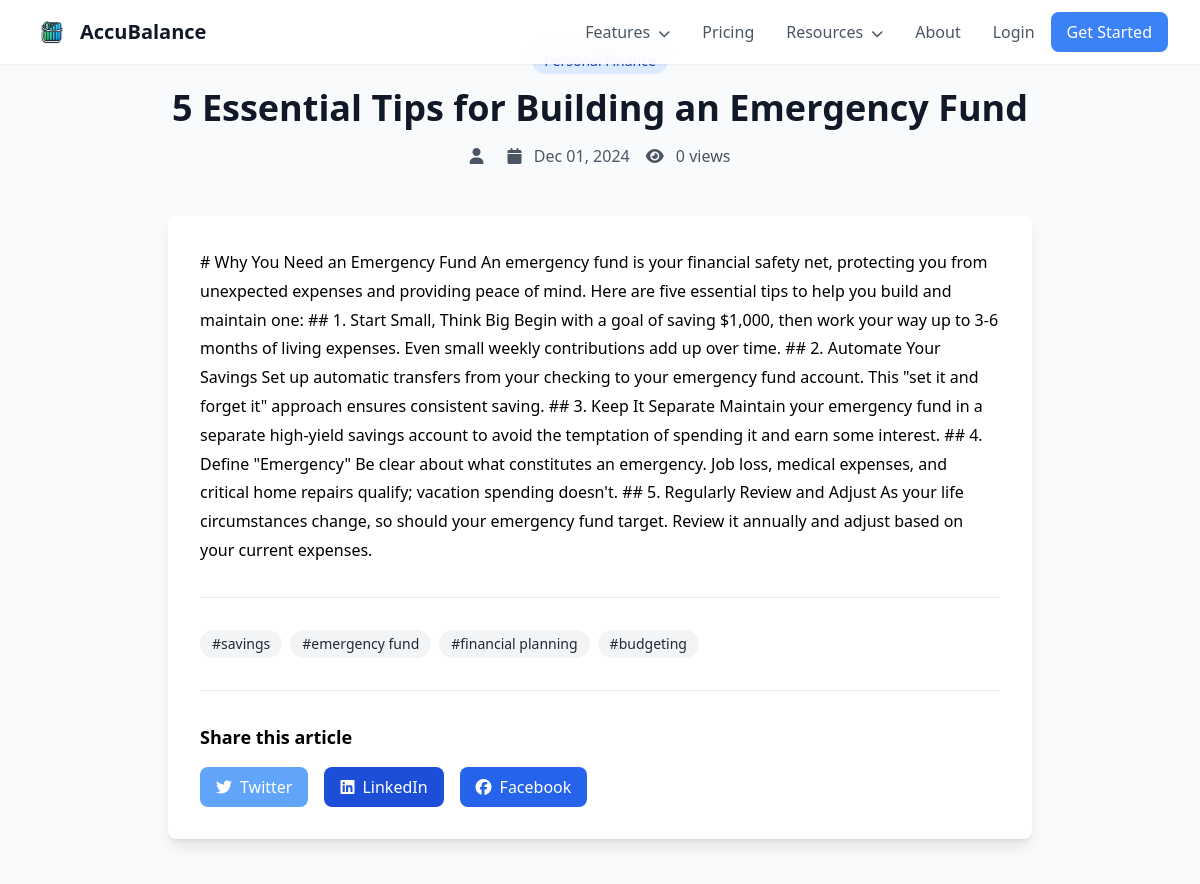
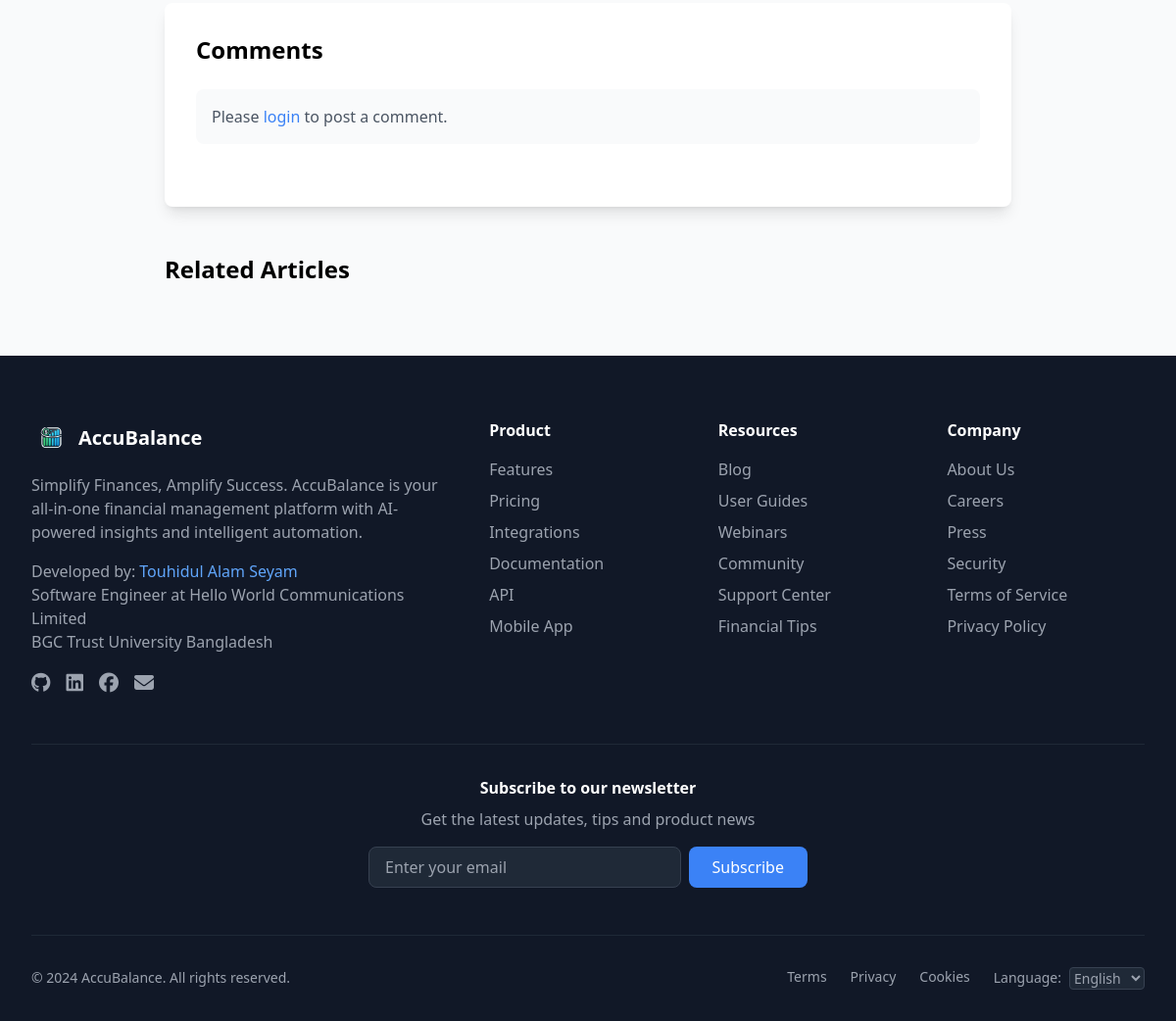
Page /blog-post.php?slug=5-essential-tips-emergency-fund on the committed database (2 pictures, top to bottom).
### tables this page shows
CREATE TABLE blog_posts (
    id INT PRIMARY KEY AUTO_INCREMENT,
    title VARCHAR(255) NOT NULL,
    slug VARCHAR(255) NOT NULL UNIQUE,
    content TEXT NOT NULL,
    excerpt TEXT,
    featured_image VARCHAR(255),
    author_id INT,
    category VARCHAR(50),
    tags JSON,
    status ENUM('draft', 'published') DEFAULT 'draft',
    views INT DEFAULT 0,
    created_at TIMESTAMP DEFAULT CURRENT_TIMESTAMP,
    updated_at TIMESTAMP DEFAULT CURRENT_TIMESTAMP ON UPDATE CURRENT_TIMESTAMP,
    FOREIGN KEY (author_id) REFERENCES users(id)
);

### blog-post.php (the view, shortened to what this page needs)
<?php
require_once 'config.php';
$slug = $conn->real_escape_string($_GET['slug']);
$query = "SELECT p.*, u.username as author_name
          FROM blog_posts p
          LEFT JOIN users u ON p.author_id = u.id
          WHERE p.slug = '$slug' AND p.status = 'published'";
$post = $conn->query($query)->fetch_assoc();
?>
<!DOCTYPE html>
<html lang="en">
<head>
    <script src="https://cdn.tailwindcss.com"></script>
    <link href="https://cdn.jsdelivr.net/npm/@fortawesome/fontawesome-free@6/css/all.min.css" rel="stylesheet">
    <link href="https://unpkg.com/aos@2.3.1/dist/aos.css" rel="stylesheet">
    <link rel="stylesheet" href="https://cdn.jsdelivr.net/npm/prismjs@1.24.1/themes/prism.css">
</head>
<body class="bg-gray-50">
    <?php include 'includes/public-nav.php'; ?>
    <div class="max-w-4xl mx-auto px-4 py-12">
        <header class="text-center mb-12" data-aos="fade-up">
            <div class="mb-4">
                <span class="bg-blue-100 text-blue-800 text-sm font-medium px-3 py-1 rounded-full">
                </span>
            </div>
            <h1 class="text-4xl font-bold text-gray-900 mb-4"><?php echo $post['title']; ?></h1>
            <div class="flex items-center justify-center space-x-4 text-gray-600">
                <span>
                    <i class="fas fa-user mr-2"></i>
                </span>
                <span>
                    <i class="fas fa-calendar mr-2"></i>
                    <?php echo date('M d, Y', strtotime($post['created_at'])); ?>
                </span>
                <span>
                    <i class="fas fa-eye mr-2"></i>
                    <?php echo $post['views']; ?> views
                </span>
            </div>
        </header>
        <article class="bg-white rounded-lg shadow-lg p-8 mb-12" data-aos="fade-up" data-aos-delay="100">
            <div class="blog-content prose max-w-none" id="blogContent">
                <?php echo $post['content']; ?>
            </div>
            <div class="mt-8 pt-8 border-t">
                <div class="flex flex-wrap gap-2">
                    <?php foreach (json_decode($post['tags']) as $tag): ?>
                        <a href="blog.php?tag=<?php echo urlencode($tag); ?>"
                           class="bg-gray-100 text-gray-800 px-3 py-1 rounded-full text-sm hover:bg-gray-200 transition-colors">
                            #<?php echo $tag; ?>
                        </a>
                    <?php endforeach; ?>
                </div>
            </div>
            <div class="mt-8 pt-8 border-t">
                <h3 class="text-lg font-bold mb-4">Share this article</h3>
                <div class="flex space-x-4">
                    <a href="https://twitter.com/intent/tweet?url=<?php echo urlencode($current_url); ?>&text=<?php echo urlencode($post['title']); ?>"
                       target="_blank"
                       class="social-share-button bg-blue-400 text-white px-4 py-2 rounded-lg">
                        <i class="fab fa-twitter mr-2"></i>Twitter
                    </a>
                    <a href="https://www.linkedin.com/shareArticle?url=<?php echo urlencode($current_url); ?>&title=<?php echo urlencode($post['title']); ?>"
                       target="_blank"
                       class="social-share-button bg-blue-700 text-white px-4 py-2 rounded-lg">
                        <i class="fab fa-linkedin mr-2"></i>LinkedIn
                    </a>
                    <a href="https://www.facebook.com/sharer/sharer.php?u=<?php echo urlencode($current_url); ?>"
                       target="_blank"
                       class="social-share-button bg-blue-600 text-white px-4 py-2 rounded-lg">
                        <i class="fab fa-facebook mr-2"></i>Facebook
                    </a>
                </div>
            </div>
        </article>
        <section class="bg-white rounded-lg shadow-lg p-8 mb-12" data-aos="fade-up" data-aos-delay="200">
            <h2 class="text-2xl font-bold mb-6">Comments</h2>
            <?php if ($is_logged_in): ?>
                <form method="POST" class="mb-8">
                    <input type="hidden" name="action" value="add_comment">
                    <textarea name="content" rows="4"
                              class="w-full px-4 py-2 border rounded-lg focus:ring-2 focus:ring-blue-500"
                              placeholder="Add your comment..."></textarea>
                    <button type="submit"
                            class="mt-2 bg-blue-500 text-white px-6 py-2 rounded-lg hover:bg-blue-600">
                        Post Comment
                    </button>
                </form>
            <?php else: ?>
                <div class="bg-gray-50 p-4 rounded-lg mb-8">
                    <p class="text-gray-600">
                        Please <a href="login.php" class="text-blue-500">login</a> to post a comment.
                    </p>
                </div>
            <?php endif; ?>
        </section>
        <section data-aos="fade-up" data-aos-delay="300">
            <h2 class="text-2xl font-bold mb-6">Related Articles</h2>
        </section>
    </div>
    <?php include 'includes/footer.php'; ?>
</body>
</html>

### blog-post.php (style rules this page uses)
.blog-content { line-height: 1.8; }
.social-share-button { transition: all 0.3s ease; }

### rows in the picture
blog_posts: title "5 Essential Tips for Building an Emergency Fund", created_at "Dec 01, 2024", views "0", content "# Why You Need an Emergency Fund An emergency fund is your financial safety net, protecting you from unexpected expenses and providing peace of mind. Here are five essential tips to help you build and maintain one: ## 1. Start Small, Think Big Begin with a goal of saving $1,000, then work your way up to 3-6 months of living expenses. Even small weekly contributions add up over time. ## 2. Automate Your Savings Set up automatic transfers from your checking to your emergency fund account. This \"set it and forget it\" approach ensures consistent saving. ## 3. Keep It Separate Maintain your emergency fund in a separate high-yield savings account to avoid the temptation of spending it and earn…", tags "savings", tags "emergency fund", tags "financial planning", tags "budgeting"
